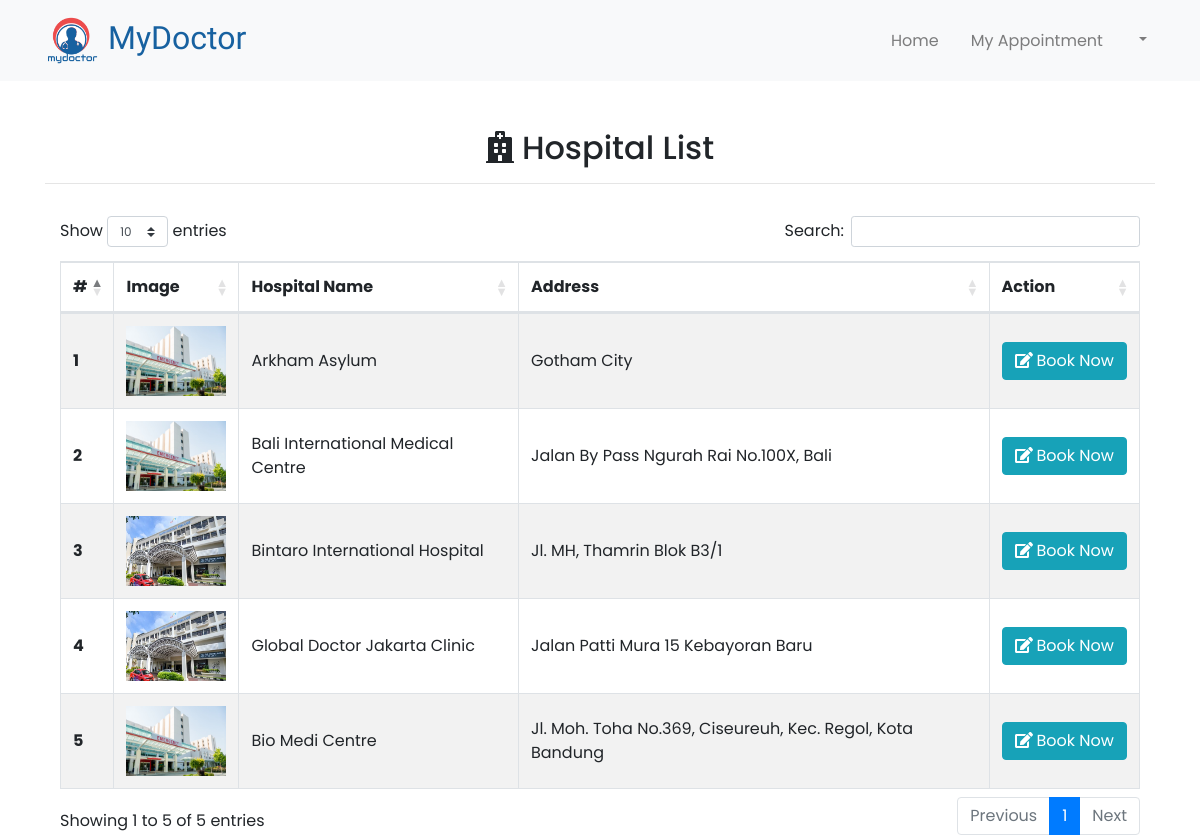
The page /User/viewRequest on the database its author committed.
### tables this page shows
CREATE TABLE `hospital` (
  `hospital_id` int(10) NOT NULL,
  `hos_name` varchar(128) NOT NULL,
  `hos_address` varchar(128) NOT NULL,
  `hos_image` varchar(128) NOT NULL
);

### application/controllers/User.php (called while the page is built, shortened)
<?php
class User extends CI_Controller
{
    public function __construct()
    {
        $this->load->library('form_validation');
        $this->load->model('userModel');
        $this->load->model('hospitalModel');
        $this->load->model('doctorModel');
        $this->load->model('appointModel');
    }
    public function viewRequest()
    {
        $data['title'] = 'MyDoctor';
        $data['user'] = $this->userModel->getUser($this->session->userdata('username'));
        $data['hospital'] = $this->hospitalModel->getAllHospital();
        $data['doctor'] = $this->doctorModel->getAllDoctor();
        $this->load->view('template/user_header', $data);
        $this->load->view('user/view_request', $data);
        $this->load->view('template/user_footer', $data);
    }
}

### index.php (called while the page is built, shortened)
<?php
require_once BASEPATH.'core/CodeIgniter.php';

### application/models/hospitalModel.php (called while the page is built, shortened)
<?php
class hospitalModel extends CI_Model
{
    public function getAllHospital()
    {
        return $this->db->get('hospital')->result_array();
    }
}

### application/views/user/view_request.php (the view, shortened to what this page needs)
<body>
    <nav class="navbar navbar-expand-lg navbar-light bg-light sticky-top">
        <div class="container">
            <a class="navbar-brand" style="color:#1761a0;"><img class="mr-2" id="logo" src="<?= base_url('assets/'); ?>img/Logo.png" height="55" width="55">MyDoctor</a>
            <div class="collapse navbar-collapse" id="navbarSupportedContent">
                <ul class="navbar-nav ml-auto">
                    <li class="nav-item">
                        <a class="nav-link mr-3" href="<?= base_url('User'); ?>">Home <span class="sr-only">(current)</span></a>
                    </li>
                    <li class="nav-item mr-3">
                        <a class="nav-link" href="<?= base_url('User/viewAppoint'); ?>">My Appointment</a>
                    </li>
                    <li class="nav-item dropdown">
                        <a class="nav-link dropdown-toggle" href="" id="navbarDropdown" role="button" data-toggle="dropdown" aria-haspopup="true" aria-expanded="false">
                        </a>
                    </li>
                </ul>
            </div>
        </div>
    </nav>
    <div class="container">
        <div class="row mt-5">
            <div class="col text-center">
                <h2><i class="fas fa-hospital mr-2"></i>Hospital List</h2>
                <hr>
            </div>
        </div>
        <div class="col-md mt-3">
            <table id="hospitalTable" class="table table-striped table-bordered" style="width:100%">
                <thead>
                    <tr class="text-center">
                        <th scope="col">#</th>
                        <th scope="col">Image</th>
                        <th scope="col">Hospital Name</th>
                        <th scope="col">Address</th>
                        <th scope="col">Action</th>
                    </tr>
                </thead>
                <tbody>
                    <?php $i = 1; ?>
                    <?php foreach ($hospital as $h) : ?>
                        <tr>
                            <th scope="row" style="vertical-align: middle"><?= $i ?> </th>
                            <td style="vertical-align: middle"><img src="<?= base_url('assets/img/hospital/') . $h['hos_image']; ?>" style="width:100px;height:70px"></td>
                            <td style="vertical-align: middle"><?= $h['hos_name']; ?></td>
                            <td style="vertical-align: middle"><?= $h['hos_address']; ?></td>
                            <td class="text-center" style="vertical-align: middle">
                                <button type="button" class="btn btn-info addAppointmentBtn" data-toggle="modal" data-target="#AppointModal" data-hos_id="<?= $h['hospital_id'] ?>"><i class="fas fa-edit mr-1"></i>Book Now</button>
                            </td>
                        </tr>
                        <?php $i++ ?>
                    <?php endforeach; ?>
                </tbody>
            </table>
        </div>
    </div>

### application/views/template/user_header.php (shortened to what this page needs)
<!doctype html>
<html lang="en">
<head>
    <link rel="stylesheet" href="https://stackpath.bootstrapcdn.com/bootstrap/4.4.1/css/bootstrap.min.css">
    <link rel="stylesheet" href="https://cdn.datatables.net/1.10.20/css/dataTables.bootstrap4.min.css">
    <link rel="stylesheet" href="https://cdnjs.cloudflare.com/ajax/libs/twitter-bootstrap/4.1.3/css/bootstrap.css">
    <link rel="stylesheet" type="text/css" href="<?= base_url('assets/css/appointment.css'); ?>">
</head>

### application/views/template/user_footer.php (shortened to what this page needs)
</body>
</html>

### assets/css/appointment.css (style rules this page uses)
.navbar-brand { font-family: Viga; font-size:32px; }
body { font-family: Poppins; }

### rows shown on the page
hospital: hos_image (placeholder picture), hos_name "Arkham Asylum", hos_address "Gotham City"
hospital: hos_image (placeholder picture), hos_name "Bali International Medical Centre", hos_address "Jalan By Pass Ngurah Rai No.100X, Bali"
hospital: hos_image (picture), hos_name "Bintaro International Hospital", hos_address "Jl. MH, Thamrin Blok B3/1"
hospital: hos_image (picture), hos_name "Global Doctor Jakarta Clinic", hos_address "Jalan Patti Mura 15 Kebayoran Baru"
hospital: hos_image (placeholder picture), hos_name "Bio Medi Centre", hos_address "Jl. Moh. Toha No.369, Ciseureuh, Kec. Regol, Kota Bandung"
